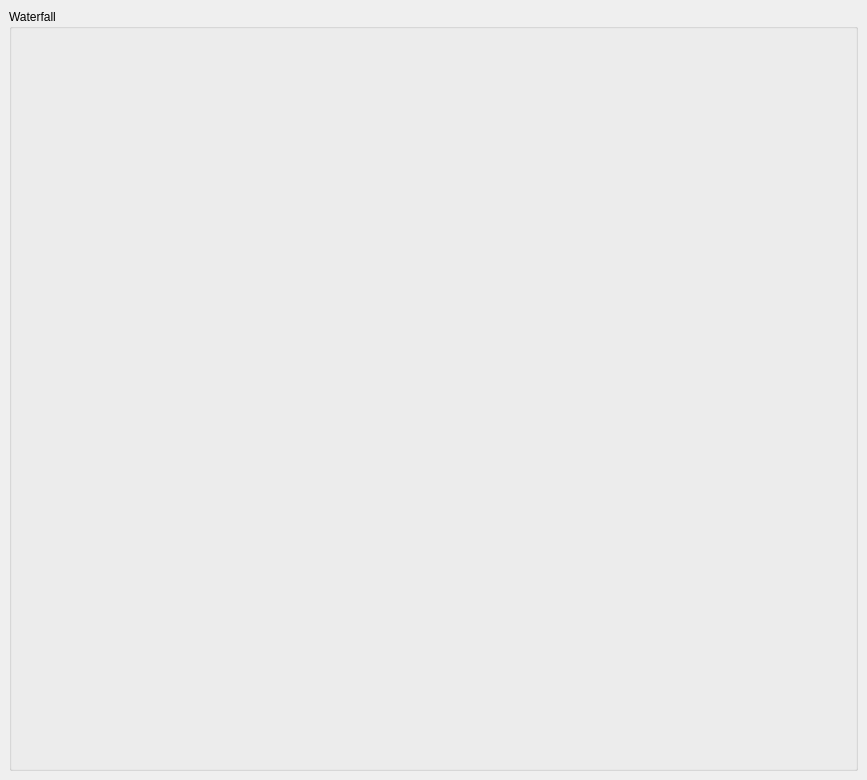
<?xml version="1.0" encoding="UTF-8"?>
<ui version="4.0">
 <class>WdgDigital</class>
 <widget class="QMainWindow" name="WdgDigital">
  <property name="geometry">
   <rect>
    <x>0</x>
    <y>0</y>
    <width>867</width>
    <height>780</height>
   </rect>
  </property>
  <property name="windowTitle">
   <string>MainWindow</string>
  </property>
  <widget class="QWidget" name="centralwidget">
   <layout class="QGridLayout" name="gridLayout_3" rowstretch="3">
    <property name="sizeConstraint">
     <enum>QLayout::SetDefaultConstraint</enum>
    </property>
    <item row="0" column="0">
     <widget class="QGroupBox" name="groupBox_2">
      <property name="title">
       <string>Waterfall</string>
      </property>
      <layout class="QGridLayout" name="gridLayout">
       <item row="0" column="0">
        <widget class="digital::WdgWaterfall" name="waterfall" native="true"/>
       </item>
      </layout>
     </widget>
    </item>
   </layout>
  </widget>
 </widget>
 <customwidgets>
  <customwidget>
   <class>digital::WdgWaterfall</class>
   <extends>QWidget</extends>
   <header>WdgWaterfall.h</header>
   <container>1</container>
  </customwidget>
 </customwidgets>
 <resources/>
 <connections/>
 <slots>
  <slot>addNewEntry(int)</slot>
  <slot>showLogEntries(bool)</slot>
  <slot>closeLogEntry(int)</slot>
 </slots>
</ui>
